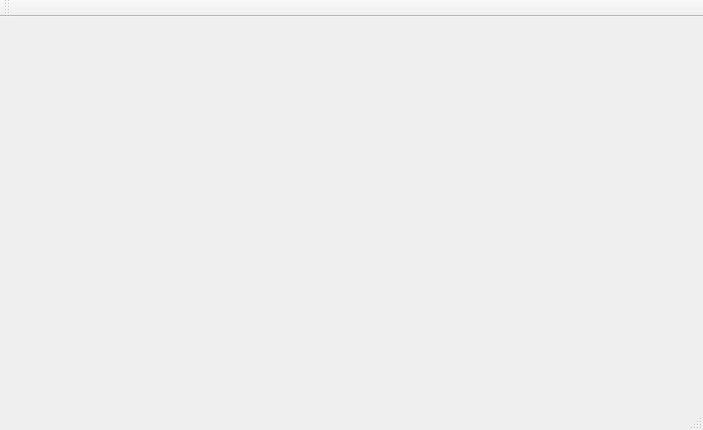
<?xml version="1.0" encoding="UTF-8"?>
<ui version="4.0">
 <class>MainWindow</class>
 <widget class="QMainWindow" name="MainWindow">
  <property name="geometry">
   <rect>
    <x>0</x>
    <y>0</y>
    <width>703</width>
    <height>430</height>
   </rect>
  </property>
  <property name="windowTitle">
   <string>MainWindow</string>
  </property>
  <widget class="QWidget" name="centralWidget">
   <layout class="QGridLayout" name="gridLayout">
    <item row="0" column="0">
     <widget class="GlWidget" name="widget" native="true">
      <property name="sizePolicy">
       <sizepolicy hsizetype="Expanding" vsizetype="Expanding">
        <horstretch>0</horstretch>
        <verstretch>0</verstretch>
       </sizepolicy>
      </property>
     </widget>
    </item>
   </layout>
  </widget>
  <widget class="QMenuBar" name="menuBar">
   <property name="geometry">
    <rect>
     <x>0</x>
     <y>0</y>
     <width>703</width>
     <height>25</height>
    </rect>
   </property>
  </widget>
  <widget class="QToolBar" name="mainToolBar">
   <attribute name="toolBarArea">
    <enum>TopToolBarArea</enum>
   </attribute>
   <attribute name="toolBarBreak">
    <bool>false</bool>
   </attribute>
  </widget>
  <widget class="QStatusBar" name="statusBar"/>
 </widget>
 <layoutdefault spacing="6" margin="11"/>
 <customwidgets>
  <customwidget>
   <class>GlWidget</class>
   <extends>QWidget</extends>
   <header>glwidget.h</header>
   <container>1</container>
  </customwidget>
 </customwidgets>
 <resources/>
 <connections/>
</ui>
